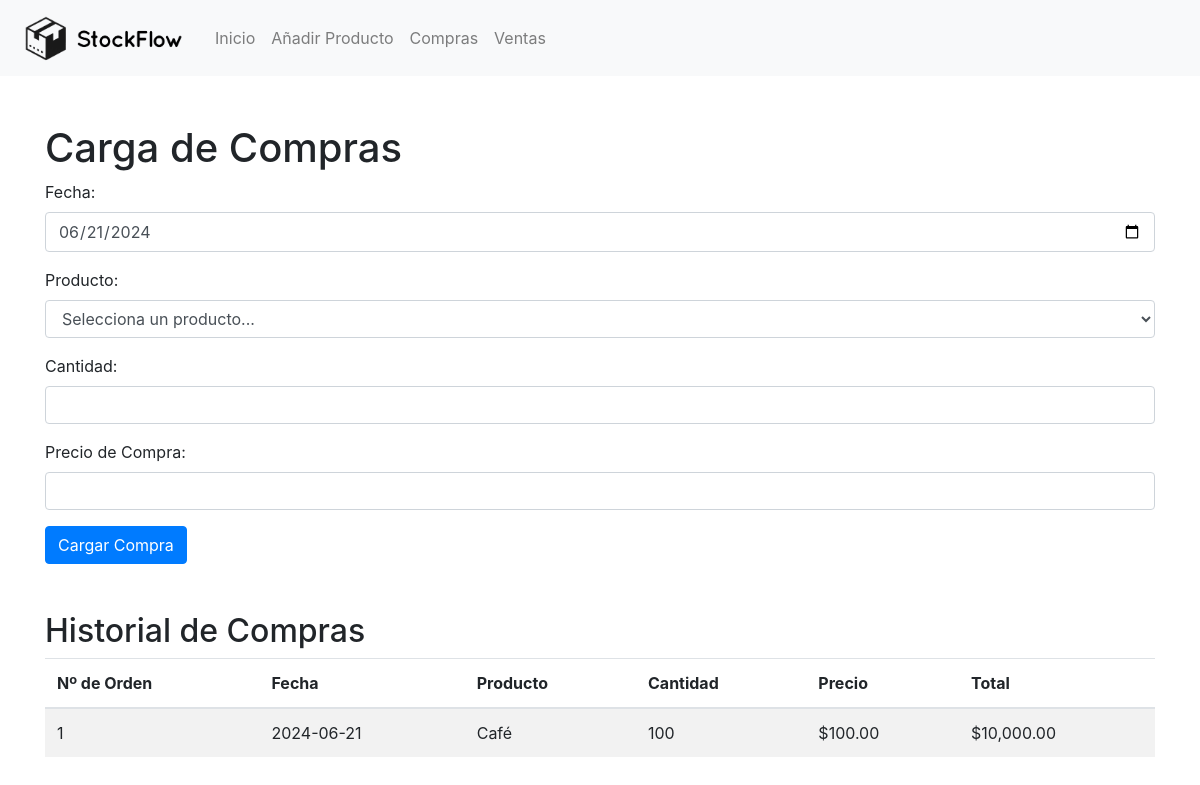
The page /carga_compras on the database its author committed.
### tables this page shows
CREATE TABLE compras (
        id INTEGER PRIMARY KEY AUTOINCREMENT,
        fecha TEXT,
        producto_id INTEGER,
        producto_nombre TEXT,
        cantidad INTEGER,
        precio REAL,
        total REAL,
        FOREIGN KEY (producto_id) REFERENCES productos (id)
    );

### app.py (the view, shortened to what this page needs)
@app.route('/carga_compras', methods=['GET', 'POST'])
def carga_compras():
    db = get_db()
    c = db.cursor()
    c.execute('SELECT * FROM productos')
    productos = c.fetchall()
    c.execute('''
        SELECT c.*, p.nombre as producto_nombre
        FROM compras c
        JOIN productos p ON c.producto_id = p.id
    ''')
    compras = c.fetchall()
    return render_template('carga_compras.html', productos=productos, compras=compras)

### app.py (called while the page is built)
def get_db():
    if 'db' not in g:
        g.db = sqlite3.connect('inventario.db')
        g.db.row_factory = sqlite3.Row
    return g.db

### templates/carga_compras.html (shortened to what this page needs)
{% extends "base.html" %}
{% block content %}
    <h1 class="mt-5">Carga de Compras</h1>
    <form method="post" action="{{ url_for('carga_compras') }}">
        <div class="form-group">
            <label for="fecha">Fecha:</label>
            <input type="date" class="form-control" id="fecha" name="fecha" required>
        </div>
        <div class="form-group">
            <label for="producto">Producto:</label>
            <select class="form-control" id="producto-select2" name="producto">
                <option value="" disabled selected>Selecciona un producto...</option>
            </select>
        </div>
        <div class="form-group">
            <label for="cantidad">Cantidad:</label>
            <input type="number" class="form-control" id="cantidad" name="cantidad" required>
        </div>
        <div class="form-group">
            <label for="precio">Precio de Compra:</label>
            <input type="number" step="0.01" class="form-control" id="precio" name="precio" required>
        </div>
        <button type="submit" class="btn btn-primary">Cargar Compra</button>
    </form>
    <h2 class="mt-5">Historial de Compras</h2>
    <table class="table table-striped">
        <thead>
            <tr>
                <th>Nº de Orden</th>
                <th>Fecha</th>
                <th>Producto</th>
                <th>Cantidad</th>
                <th>Precio</th>
                <th>Total</th>
            </tr>
        </thead>
        <tbody>
            {% for compra in compras %}
            <tr>
                <td>{{ compra['id'] }}</td>
                <td>{{ compra['fecha'] }}</td>
                <td>{{ compra['producto_nombre'] }}</td>
                <td>{{ compra['cantidad'] }}</td>
                <td>${{ "{:,.2f}".format(compra['precio']) }}</td>
                <td>${{ "{:,.2f}".format(compra['total']) }}</td>
            </tr>
            {% endfor %}
        </tbody>
    </table>
    <link href="https://cdn.jsdelivr.net/npm/select2@4.1.0/dist/css/select2.min.css" rel="stylesheet" />
{% endblock %}

### rows shown on the page
compras: id "1", fecha "2024-06-21", producto_nombre "Café", cantidad "100", precio "100.00", total "10,000.00"
